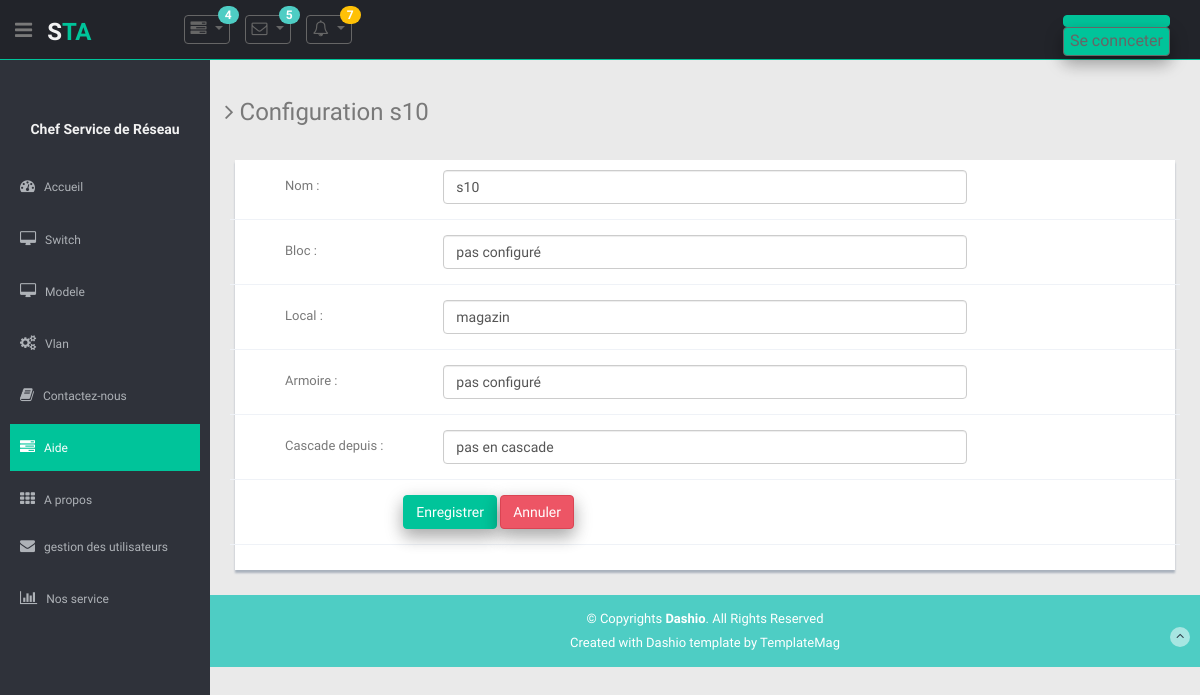
The page /app_principal/switch/12/configurer on the database its author committed.
### app_principal/models.py (models this page shows, shortened)
class switch(models.Model):  # on peut creer les ports d'un switch a partir d'un objet "switch" : switch_objet.port_set.create(num_port=...,type_port=...etc)
    passif = 'passif'
    actif = 'actif'
    reforme = 'reformé'
    choix_etat = [
        (passif, 'passif'),
        (actif, 'actif'),
        (reforme, 'reformé'),
    ]
    nom = models.CharField(max_length=50)
    marque = models.CharField(max_length=50, default='Cisco')
    modele = models.CharField(max_length=50)
    bloc = models.CharField(max_length=25, default="pas configuré")
    local = models.CharField(max_length=25, default="magazin")
    armoire = models.CharField(max_length=25, default="pas configuré")
    inventaire = models.CharField(max_length=50, unique=True,)
    serie = models.CharField(max_length=25, unique=True,)
    mac = models.CharField(max_length=25, unique=True,)
    password=models.CharField('Mot de passe',max_length=100,default="")
    preced = models.CharField(
        'Cascade depuis', max_length=50, blank=True, default="pas en cascade")
    date_achat = models.DateField("Date d'achat",
                                  blank=True,
                                  null=True,
                                  )
    etat = models.CharField(
        max_length=10,
        choices=choix_etat,
        default=passif,
    )
    vlans=models.CharField(
        'VLANs associés', max_length=350, blank=True, default="Aucun")

### app_principal/views.py (the view)
# urls.py: path('switch/<int:switch_id>/configurer', views.switchConfig, name='add'),
def switchConfig(request, switch_id):
    s = get_object_or_404(switch, id=switch_id)
    if request.method == 'POST':  # si le switch d'id = switch_id n'existe pas on renvoie 404
        form = switchConfigForm(request.POST, instance=s)
        if form.is_valid():
            form.save()
            if s.etat == switch.passif:
                s.etat = switch.actif
                s.save()
            return redirect('./port_tab/', id)
    else:
        form = switchConfigForm(instance=s)
    return render(request,
                  'app_principal/form_validation.html',
                  {'form': form, 'choix': s.nom, 'operation': 'Configuration', })

### app_principal/forms.py
class switchConfigForm(forms.ModelForm):
        class Meta:
            model= switch
            fields = ['nom','bloc','local','armoire','preced']
            widgets = {
                'nom': forms.TextInput(attrs={'class':'form-control'},),
                'bloc': forms.TextInput(attrs={'class':'form-control'},),
                'local': forms.TextInput(attrs={'class':'form-control'},),
                'armoire': forms.TextInput(attrs={'class':'form-control'},),
                'preced': forms.TextInput(attrs={'class':'form-control'},),
            }

### app_principal/templates/app_principal/form_validation.html (shortened to what this page needs)
{% extends "base.html" %}
{% load static %}
  {% block content %}
<div class="wrapper">
  <h3><i class="fa fa-angle-right"></i> {{ operation }} {{ choix }}</h3>
  <div class="row mt">
    <div class="col-lg-12">
        <div class="form-panel">
          <div class="form">
            <form method="post" class="cmxform form-horizontal style-form" >
                {% for field in form %}
                  <div class="form-group" >
                    <div class="control-label col-lg-2" style="margin-left: 40px;">
                    {{ field.label_tag }}
                    </div>
                    <div class="col-lg-7">
                      {{field}}
                    </div>
                    <br>
                  </div>
                {% endfor %}
                <div class="form-group">
                  <div class="col-lg-offset-2 col-lg-10">
                    <button class="btn btn-theme" id="" type="button" data-toggle="modal" data-target="#exampleModal">Enregistrer</button>
                    <a href="{% url 'app_principal:switch' %}" class="btn btn-theme04" type="button">Annuler</a>
                  </div>
                </div>
            </form>
          </div>
        </div>
      </div>
    </div>
  </div>
  {% endblock %}

### app_principal/static/css/style.css (style rules this page uses)
body { color: #797979; background: #eaeaea; font-family: 'Ruda', sans-serif; padding: 0px !important; margin: 0px !important; font-size:13px; }
.btn { box-shadow: 0 8px 16px 0 rgba(0,0,0,0.2), 0 6px 20px 0 rgba(0,0,0,0.19); color:#00C49A ; background-color:#00C49A ; }
a, a:hover, a:focus { text-decoration: none; outline: none; }
.btn-theme { color: #fff; background-color: #00C49A; border-color:#00C49A; }
.btn-theme04 { color: #fff; background-color: #ed5565; border-color: #da4453; }
.mt { margin-top: 25px; }
.wrapper { display: inline-block; margin-top: 60px; padding-left: 15px; padding-right: 15px; padding-bottom: 15px; padding-top: 0px; width: 100%; }
.form-panel { background: #ffffff; margin: 10px; padding: 10px; box-shadow: 0px 3px 2px #aab2bd; text-align: left; }
label { font-weight: 400; }
.form-horizontal.style-form .form-group { border-bottom: 1px solid #eff2f7; padding-bottom: 15px; margin-bottom: 15px; }
@media (min-width: 768px) { .form-horizontal .control-label { text-align: left; } }

### rows shown on the page
switch: nom "s10", form "s10" "pas configuré" "magazin" "pas configuré" "pas en cascade"

### other values the page prints
{{ operation }} "Configuration"
{{ field.label_tag }} "Nom :" "Bloc :" "Local :" "Armoire :" "Cascade depuis :"
